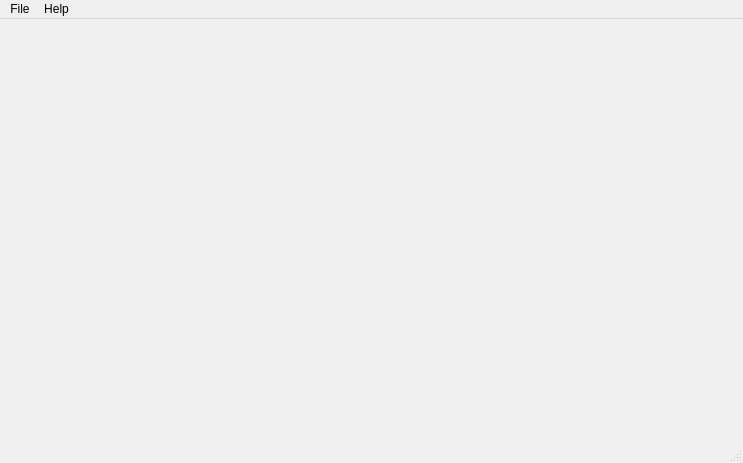
<?xml version="1.0" encoding="UTF-8"?>
<ui version="4.0">
 <class>MainWindow</class>
 <widget class="QMainWindow" name="MainWindow">
  <property name="geometry">
   <rect>
    <x>0</x>
    <y>0</y>
    <width>743</width>
    <height>463</height>
   </rect>
  </property>
  <property name="minimumSize">
   <size>
    <width>480</width>
    <height>320</height>
   </size>
  </property>
  <property name="windowTitle">
   <string>Colter</string>
  </property>
  <widget class="QWidget" name="centralWidget">
   <layout class="QVBoxLayout" name="verticalLayout" stretch="3">
    <item>
     <widget class="QWidget" name="widget" native="true"/>
    </item>
   </layout>
  </widget>
  <widget class="QMenuBar" name="menuBar">
   <property name="geometry">
    <rect>
     <x>0</x>
     <y>0</y>
     <width>743</width>
     <height>22</height>
    </rect>
   </property>
   <widget class="QMenu" name="menuFile">
    <property name="title">
     <string>File</string>
    </property>
    <addaction name="separator"/>
    <addaction name="actionOpen"/>
    <addaction name="separator"/>
    <addaction name="actionBGR"/>
    <addaction name="actionHSL"/>
    <addaction name="actionHSV"/>
    <addaction name="separator"/>
    <addaction name="actionExit"/>
   </widget>
   <widget class="QMenu" name="menuHelp">
    <property name="title">
     <string>Help</string>
    </property>
    <addaction name="actionAbout"/>
   </widget>
   <addaction name="menuFile"/>
   <addaction name="menuHelp"/>
  </widget>
  <widget class="QStatusBar" name="statusBar"/>
  <action name="actionExit">
   <property name="text">
    <string>Exit</string>
   </property>
  </action>
  <action name="actionAbout">
   <property name="text">
    <string>About</string>
   </property>
  </action>
  <action name="actionBGR">
   <property name="text">
    <string>BGR</string>
   </property>
  </action>
  <action name="actionHSL">
   <property name="text">
    <string>HLS</string>
   </property>
  </action>
  <action name="actionHSV">
   <property name="text">
    <string>HSV</string>
   </property>
  </action>
  <action name="actionOpen">
   <property name="text">
    <string>Open</string>
   </property>
  </action>
 </widget>
 <layoutdefault spacing="6" margin="11"/>
 <resources/>
 <connections/>
</ui>
